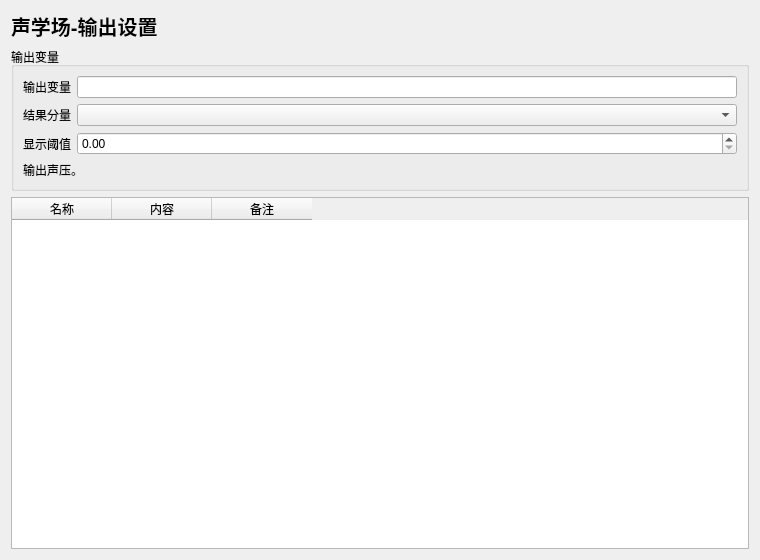
<?xml version="1.0" encoding="UTF-8"?>
<ui version="4.0">
 <class>AcousticOutputWidget</class>
 <widget class="QWidget" name="AcousticOutputWidget">
  <property name="geometry">
   <rect><x>0</x><y>0</y><width>760</width><height>560</height></rect>
  </property>
  <layout class="QVBoxLayout" name="verticalLayout">
   <item>
    <widget class="QLabel" name="titleLabel">
     <property name="styleSheet"><string notr="true">font-size: 20px; font-weight: 700;</string></property>
     <property name="text"><string>声学场-输出设置</string></property>
    </widget>
   </item>
   <item>
    <widget class="QGroupBox" name="mainGroupBox">
     <property name="title"><string>输出变量</string></property>
     <layout class="QFormLayout" name="formLayout">
      <item row="0" column="0"><widget class="QLabel" name="labelA"><property name="text"><string>输出变量</string></property></widget></item>
      <item row="0" column="1"><widget class="QLineEdit" name="lineEditA"/></item>
      <item row="1" column="0"><widget class="QLabel" name="labelB"><property name="text"><string>结果分量</string></property></widget></item>
      <item row="1" column="1"><widget class="QComboBox" name="comboBoxB"/></item>
      <item row="2" column="0"><widget class="QLabel" name="labelC"><property name="text"><string>显示阈值</string></property></widget></item>
      <item row="2" column="1"><widget class="QDoubleSpinBox" name="doubleSpinBoxC"/></item>
      <item row="3" column="0" colspan="2">
       <widget class="QLabel" name="descLabel">
        <property name="wordWrap"><bool>true</bool></property>
        <property name="text"><string>输出声压。</string></property>
       </widget>
      </item>
     </layout>
    </widget>
   </item>
   <item>
    <widget class="QTableWidget" name="tableWidget">
     <column><property name="text"><string>名称</string></property></column>
     <column><property name="text"><string>内容</string></property></column>
     <column><property name="text"><string>备注</string></property></column>
    </widget>
   </item>
  </layout>
 </widget>
 <resources/>
 <connections/>
</ui>
